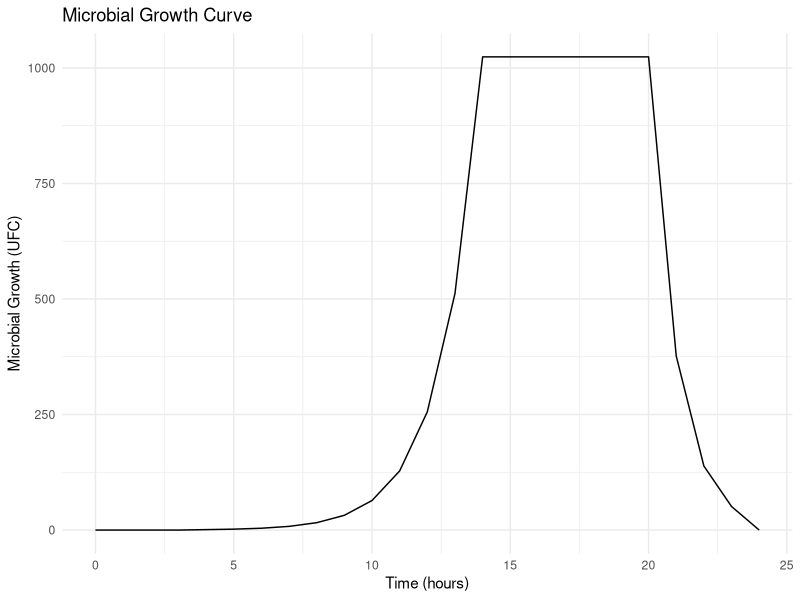

Write R code to recreate this figure.
# Install the 'ggplot2' package if you haven't installed it yet
# install.packages("ggplot2")

# Load the necessary library
library(ggplot2)

# Define parameters
time <- seq(0, 24, by = 1)  # Hours
lag_phase <- 4  # Duration of lag phase (in hours)
exponential_phase <- 10  # Duration of exponential phase (in hours)
stationary_phase <- 6  # Duration of stationary phase (in hours)
death_phase <- 4  # Duration of death phase (in hours)

# Function to simulate microbial growth
simulate_growth <- function(t) {
  if (t < lag_phase) {
    return(0)
  } else if (t < lag_phase + exponential_phase) {
    return(2^(t - lag_phase))
  } else if (t < lag_phase + exponential_phase + stationary_phase) {
    return(2^exponential_phase)
  } else if (t < lag_phase + exponential_phase + stationary_phase + death_phase) {
    return(2^exponential_phase * exp(-(t - lag_phase - exponential_phase - stationary_phase)))
  } else {
    return(0)
  }
}

# Simulation of microbial growth
growth <- sapply(time, simulate_growth)

# Create a data frame with the results
data <- data.frame(Time = time, Growth = growth)

# Plot the microbial growth curve
ggplot(data, aes(x = Time, y = Growth)) +
  geom_line() +
  labs(x = "Time (hours)", y = "Microbial Growth (UFC)") +
  ggtitle("Microbial Growth Curve") +
  theme_minimal()
